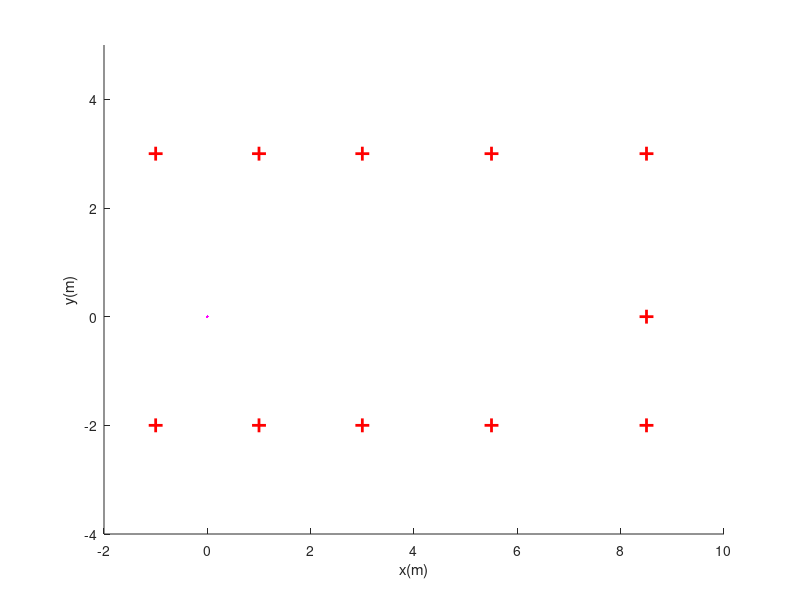

This figure's MATLAB source: (Note: this script raises an error after producing the figure.)
% Demo_EKF
% Author : Ivan A. Calle Flores
% Description: Localizacion de un robot movil de tipo diferencial usando
%              el filtro extendido de Kalman
clc; clear all; close all


global NN
global done
%----------------------------------------------------------------------%
% 1. CONFIGURACION DEL MAPA DE REFERENCIAS "LANDMARKS"
%----------------------------------------------------------------------%
%  ESTABLECEMOS EL MAPA
mapa = ...
    [-1.0   -2.0;
    1.0  -2.0;
    3.0  -2.0;
    5.5  -2.0;
    8.5  -2.0;
    8.5   0.0;
    8.5   3.0;
    5.5   3.0;
    3.0   3.0;
    1.0   3.0;
   -1.0   3.0]';                          

%  ESTABLECEMOS LAS MARCAS 'ETIQUETAS' DE LAS REFERENCIAS - "SIGNATURES"
marcas_mapa = 1:size(mapa,2);

%  MAPA FINAL[3xNlandmarks]
mapa = [mapa;marcas_mapa];
NN = size(mapa,2);
done = zeros(1,NN);


%----------------------------------------------------------------------%
% 2. CONFIGURACION DE LA FIGURA
%----------------------------------------------------------------------%
fig1 = figure;    
hold on
xlabel('x(m)')
ylabel('y(m)')



%----------------------------------------------------------------------%
% 3. PLOTEAMOS EL ENTORNO
%----------------------------------------------------------------------%
plot(mapa(1,:),mapa(2,:), 'r+','MarkerSize',10,'LineWidth',2)
axis([-2  10 -4  5])



%----------------------------------------------------------------------%
% 4. PARAMETROS DEL SENSOR "RANGE-BEARING"
%----------------------------------------------------------------------%
MAX_RANGE = 2.0;                    % Maxima distancia
sigmaR = 0.05;                       % Desviaciones estandar
sigmaB = (2.0*pi/180);       
sigmaS = 0.05;               
std_sensor = [sigmaR;sigmaB;sigmaS];

%  HANDLERS PARA ANIMAR LAS MEDIDAS DE LOS SENSORES
K = 5;
handle_sensor = zeros(1,K);
for f=1:K
    handle_sensor(f) = plot(0,0, 'm');
end



%----------------------------------------------------------------------%
% 5. PARAMETROS DEL ROBOT
%----------------------------------------------------------------------%
%  PARAMETROS MECANICOS
D = 0.1;        % Diametro de las ruedas
L = 0.15;       % Distancia de las ruedas al punto central del robot

%  PARAMETROS DE ERROR
alpha1 = 1e-2;  alpha2 = 1e-3;  
alpha3 = 1e-3;  alpha4 = 1e-2;
alpha5 = 1e-3;  alpha6 = 1e-3;
alpha_VELOCITY = [alpha1 alpha2 alpha3 alpha4 alpha5 alpha6];

%  INTERVALO DE TIEMPO
dt = 0.5;


dim = 3+3*NN;
mu = zeros(dim,1);
P = 1000*eye(dim);


%----------------------------------------------------------------------%
% 6. CONFIGURACION INICIAL DEL ROBOT
%----------------------------------------------------------------------%
%  CONFIGURACION INICIAL
x = [0;-1;0*pi/4];
display_robot(x, L, fig1, 'r')

%  DISTRIBUCION INICIAL - Initial belief
mu(1:3) = x;          % Mean
P(1:3,1:3) = 1e-5*eye(3);                                    % Covarianze
display_robot(mu(1:3), L, fig1, 'b')
ellipse_points = sigma_ellipse(mu(1:2), P(1:2,1:2), 2);
handle_P  = plot(ellipse_points(1,:),ellipse_points(2,:),'b'); 

handle_lm = zeros(NN,1);
for kk = 1:NN
    handle_lm(kk) = plot(0,0,'b');
end


%----------------------------------------------------------------------%
% 7. LAZO CENTRAL
%----------------------------------------------------------------------%
disp('FILTRO EXTENDIDO DE KALMAN')
disp('-----------------------------')
disp('Condiciones iniciales')
fprintf('  x = [%2.4f, %2.4f, %2.4f]\n', x)
fprintf('  mu = [%2.4f, %2.4f, %2.4f]\n', mu(1:3))
disp(' ')
disp(' Presionar una tecla')
pause


N = 230;     % Numero de pasos
for n=1:N 
    % 7.1 ESTABLECEMOS LOS CONTROLES
    if(n<70)        
        v = 0.2;                % Velocidad translacional
        w = 0;                  % Velocidad rotacional
    elseif(n>=70 && n<74)
        v = 0.2;
        w = 1*pi/4;
    elseif(n>=74 && n<100)
        v = 0.2;
        w = 0*pi/8;
    elseif(n>=100 && n<104)
        v = 0.2;
        w = 1*pi/4;
    elseif(n>=104 && n<160)
        v = 0.2;
        w = 0;
    elseif(n>=160 && n<164)
        v = 0.2;
        w = 1*pi/4;
    elseif(n>= 160 && n<200)
        v = 0.2;
        w = 0;
    elseif(n>=200 && n<204)
        v = 0.2;
        w = 1*pi/4;
    else
        v = 0.2;
        w = 0;
    end
    u = [v; w];
    
    
    
    % 7.2 SIMULAMOS EL MOVIMIENTO DEL ROBOT
    x = sample_motion_model_velocity(x, u, dt, alpha_VELOCITY);
    
    
    
    % 7.3. OBTENEMOS LAS REFERENCIAS QUE ESTAN AL ALCANCE DEL ROBOT
    [vlm,Nobs] = get_visible_landmarks(x,mapa,MAX_RANGE);
        
    
    
    % 7.4. FILTRO EXTENDIDO DE KALMAN
    %   a. Paso de Prediccion
    [mu, P] = EKF_Prediction_SLAM(mu, P, u, alpha_VELOCITY, dt);
    fprintf('Prediccion: %d\n', n)
    %disp('mu')
    %disp(mu')
    % 7.5. PLOTEAMOS RESULTADOS
    %   -> TRAYECTORIA DEL ROBOT
    plot(x(1), x(2), '.r')
    %   -> MEDIA Y COVARIANZA DEL 'BELIEF' DEL ROBOT
    plot(mu(1), mu(2), '.b')
    ellipse_points = sigma_ellipse(mu(1:2), P(1:2,1:2), 2);
    set(handle_P, 'xdata', ellipse_points(1,:), 'ydata', ellipse_points(2,:))
    %pause
    
    %   b. Paso de correccion
    if(Nobs > 0)
        for i=1:Nobs
            
            % -> Simulamos la medida del sensor laser
            z = range_bearing_model(x, vlm(:,i), std_sensor);

            % -> Ploteamos la medida de los sensores
            ppx = [x(1)  x(1) + z(1)*cos(z(2) + x(3))];
            ppy = [x(2)  x(2) + z(1)*sin(z(2) + x(3))]; 
            set(handle_sensor(i),'xdata', ppx, 'ydata', ppy)
            
            % -> Compute the update step
            [mu, P] = EKF_Update_SLAM(mu, P, z, std_sensor);
        end
    end
    
    
    
    % 7.5. PLOTEAMOS RESULTADOS
    fprintf('Correcion: %d\n', n)
   % disp('mu')
    %disp(mu')
    
    %   -> TRAYECTORIA DEL ROBOT
    plot(x(1), x(2), '.r')
    %   -> MEDIA Y COVARIANZA DEL 'BELIEF' DEL ROBOT
    plot(mu(1), mu(2), '.b')
    ellipse_points = sigma_ellipse(mu(1:2), P(1:2,1:2), 2);
    set(handle_P, 'xdata', ellipse_points(1,:), 'ydata', ellipse_points(2,:))
    
    % PLOTEAMOS SLAM
    for kk=1:NN
        start = 3*kk + 1;
        ee = start + 1;
        ellipse_points = sigma_ellipse(mu(start:ee), P(start:ee,start:ee), 2);
        set(handle_lm(kk),'xdata', ellipse_points(1,:), 'ydata', ellipse_points(2,:))
    end
    
    
    % 7.6. DELTA DE TIEMPO 
    pause(0.1)
    %pause
end
